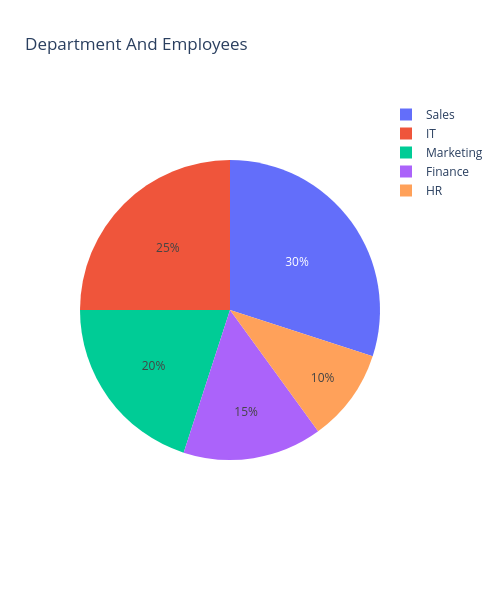

Notebook source saved alongside this figure:
### Code cell
df3 = pd.DataFrame({
    "Department": ["IT", "HR", "Sales", "Finance", "Marketing"],
    "Employees": [25, 10, 30, 15, 20]
})

fig = go.Figure()

fig.add_trace(
    go.Pie(
        labels=df3["Department"],
        values=df3["Employees"]
    )
)

fig.update_layout(
    title="Department And Employees",
    width=500,
    height=600,
    xaxis_title="Distributions"
)

fig.show()

### Figure 1 — Plotly figure (JSON) as saved in the notebook; plotly's stock layout.template omitted (floating-point values rounded to 4 significant figures)
{"data": [{"labels": ["IT", "HR", "Sales", "Finance", "Marketing"], "type": "pie", "values": [25, 10, 30, 15, 20]}], "layout": {"height": 600, "title": {"text": "Department And Employees"}, "width": 500, "xaxis": {"title": {"text": "Distributions"}}}}
